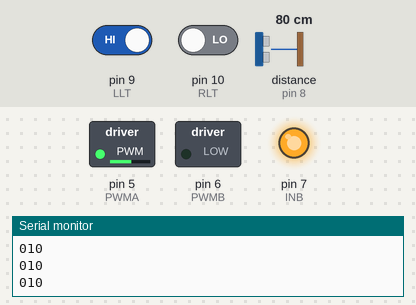
This sketch was run on a simulated Arduino Uno, built with avr-gcc and run on an emulated ATmega328P. Parts: switched loads named in the sketch (green lamp = pin HIGH), output pins drawn as LEDs (lit = HIGH), the last lines printed to the serial monitor. Wiring (inferred from the names in the program): ultrasonic range finder: trigger pin 4; echo pin 8. The test bench sets the inputs (shaded band); at power-on: pin 9 (LLT) HIGH, pin 10 (RLT) LOW, distance to the obstacle (sensor on pin 8) 80 cm. Pins used as bus, display or sensor lines are not drawn.

Above: at 1.2 s.
1.3 s: pin 9 (LLT) driven LOW
At 1.6 s:
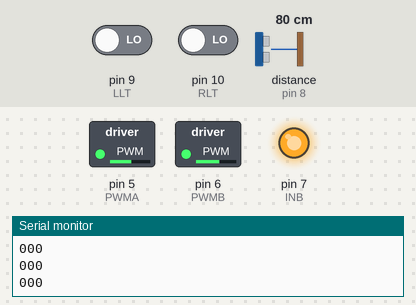
2.8 s: pin 10 (RLT) driven HIGH
At 4.0 s:
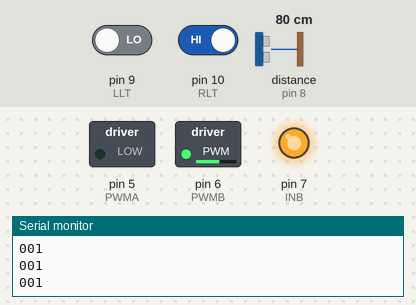
4.3 s: pin 10 (RLT) driven LOW
At 5.2 s:
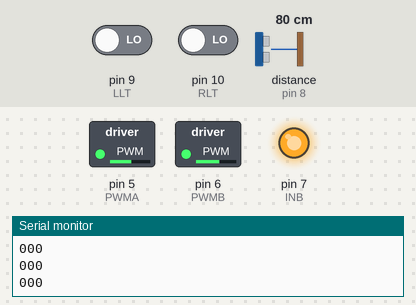
5.8 s: pin 9 (LLT) driven HIGH
At 6.4 s:
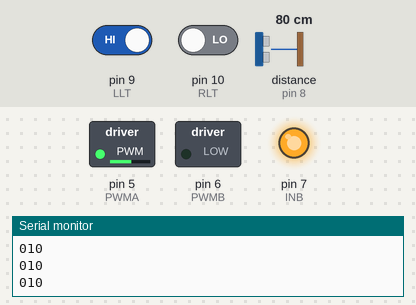
Timing chart, 0 to 8.3 s (numbered marks = the images above; inputs shaded):
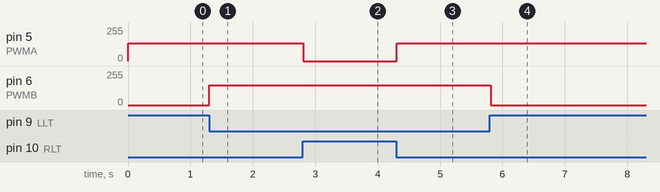

Measured:
- after the input at 1.3 s, pin 6 (PWMB): 0/255 → 148/255 at once
- after the input at 2.8 s, pin 5 (PWMA): 135/255 → 0/255 at once
- after the input at 4.3 s, pin 5 (PWMA): 0/255 → 135/255 at once
- after the input at 5.8 s, pin 6 (PWMB): 148/255 → 0/255 at once

The sketch:

traceLine.ino
```cpp
/*OPEN JUMPER L298 Shield*/
const int INA = 4; //电机A正反转控制端
const int PWMA = 5; //电机A调速端
const int INB = 7; //电机B正反控制端
const int PWMB = 6; //电机B调速端

const int MLT = 8;
const int LLT = 9;
const int RLT = 10;

const float avoidRate = 0.6;
const float nomalRate = 0.6;

double defaultRate = 1.5;
int speedA = 90 * defaultRate;
int speedB = 99 * defaultRate;

const bool IS_LINE = 0;
const bool NOT_LINE = 1;

String lastState = "111";

// use to avoid out of line;
int tryTime = 0;
const int MaxTryTime = 100;

void testLoop() {
  turnLeft(-0.8);
  delay(50); //100 * 4 = 90度
  stopSetting();
  delay(1000);
}

void traceLineLoop() {
  bool M = digitalRead(MLT);
  bool L = digitalRead(LLT);
  bool R = digitalRead(RLT);

  Serial.println(lastState);

  if (M == IS_LINE && L != IS_LINE && R != IS_LINE) {
    if (lastState == "110") {
      turnLeft(-0.8);
      delay(50);
      Serial.println("turnLeft(-0.6)");
    } else if (lastState == "101") {
      turnRight(-0.8);
      delay(50);
      Serial.println("turnRight(-0.6)");
    }
    goStraight(1);
    changeLastState(M, L, R);
  } else if (M == IS_LINE && L == IS_LINE && R != IS_LINE) {
    turnLeft(0);
    changeLastState(M, L, R);
  } else if (M == IS_LINE && L != IS_LINE && R == IS_LINE) {
    turnRight(0);
    changeLastState(M, L, R);
  } else if (L == IS_LINE && R == IS_LINE) {
    //  state = 111 || 011
    //  十字路口可能情况
    goStraight(1);
    changeLastState(M, L, R);
  } else if (M != IS_LINE && L == IS_LINE && R != IS_LINE) {
    turnLeft(0);
    changeLastState(M, L, R);
  } else if (M != IS_LINE && L != IS_LINE && R == IS_LINE) {
    turnRight(0);
    changeLastState(M, L, R);
  } else {
    //  出界判定
//    lastState = "000";
//    if (lastState.equals("000")) {
//      tryTime++;
//      if (MaxTryTime <= tryTime) {
//        Serial.println(tryTime);
//        setBack();
//      }
//    }
  }
}

void changeLastState(bool m, bool l, bool r) {
  lastState = "";
  lastState += m ? '1' : '0';
  lastState += l ? '1' : '0';
  lastState += r ? '1' : '0';
}

void setup()
{
  //车轮
  pinMode(INA, OUTPUT);
  pinMode(INB, OUTPUT);
  digitalWrite(INA, HIGH);
  digitalWrite(INB, LOW);

  //初始方向
  goStraight(1);
  //串口输出
  Serial.begin(9600);
}

void loop()
{
//  testLoop();
  traceLineLoop();
}

void checkCarDirection() {
  goStraight(2);
  delay(1000);
  turnLeft(nomalRate);
  delay(1000);
  turnRight(nomalRate);
  delay(1000);
}

void stopSetting() {
  analogWrite(PWMA, 0);
  analogWrite(PWMB, 0);
}

void setBack() {
  digitalWrite(INA, HIGH);
  digitalWrite(INB, LOW);
}

void setForward() {
  digitalWrite(INA, LOW);
  digitalWrite(INB, HIGH);
}

void stopCar() {
  setBack();
  delay(50);
  analogWrite(PWMA, 0);
  analogWrite(PWMB, 0);
  setForward();
}

/***
 * @param rate, control the speed of the left wheel.
 * @param rate, control the speed of the right wheel.
 * @param _delay, give a delay if you need.
 */
void turn(float rate1, float rate2, int _delay) {
  int sA = speedA * rate1;
  int sB = speedB * rate2;
  sA = sA > 255 ? 255 : sA;
  sB = sB > 255 ? 255 : sB;
  analogWrite(PWMA, sA);
  analogWrite(PWMB, sB);
  delay(_delay);
}

/***
 * @param rate, control the speed of the car
 */
void goStraight(float rate) {
  setForward();
  turn(rate, rate, 0);
}

void turnLeft(float rate) {
  if (rate < 0) {
    digitalWrite(INA, HIGH);
    digitalWrite(INB, HIGH);
    rate = -rate;
  } else {
    setForward();
  }
  turn(rate, 1, 0);
}

void turnRight(float rate) {
  if (rate < 0) {
    digitalWrite(INA, LOW);
    digitalWrite(INB, LOW);
    rate = -rate;
  } else {
    setForward();
  }
  turn(1, rate, 0);
}
```
